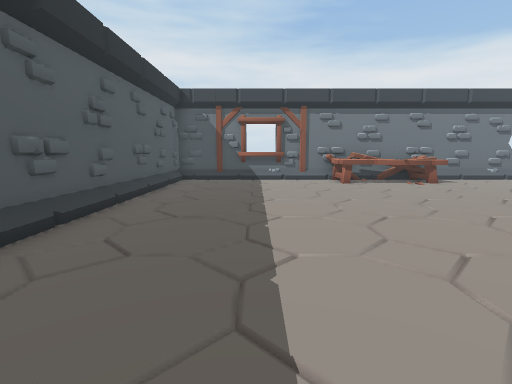
view 1 (above)

18 first-person views from a walk through a 3-D level made in the Unity game engine. The camera is 1.2 m above the floor, tilts 8° down and sees 85° across. The floor is counted in squares, 1 m on a side. Each view is taken from the middle of a square. On the plan, view 1 faces up. The plan holds only what a view shows up to about 13 squares ahead; the rest is blank. The place goes on beyond the plan.

view 2
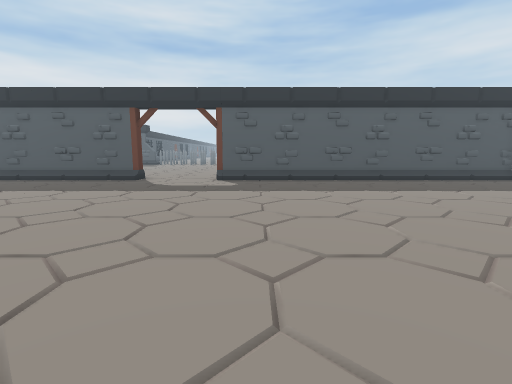

view 3
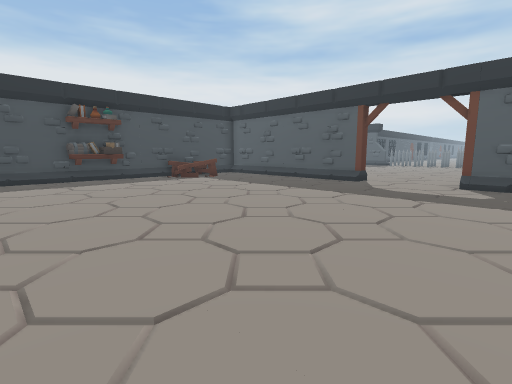

view 4
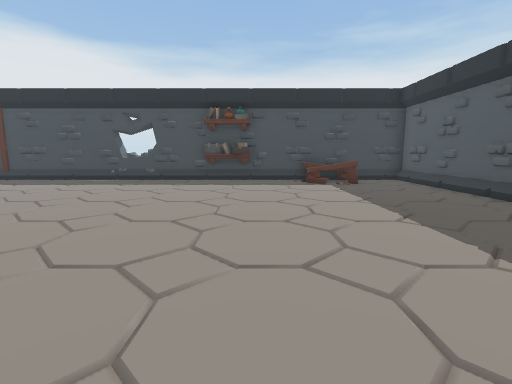

view 5
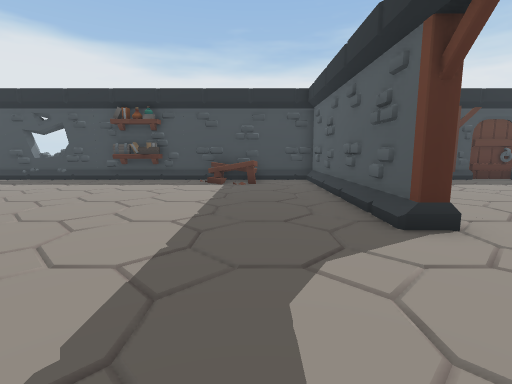

view 6
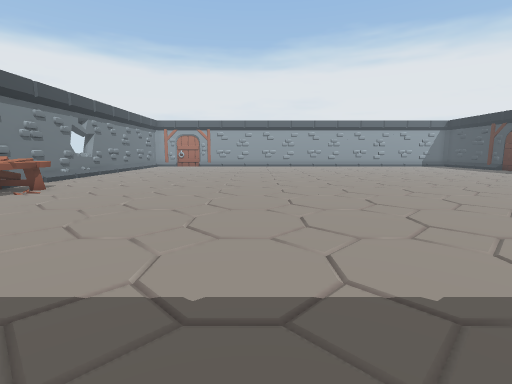

view 7
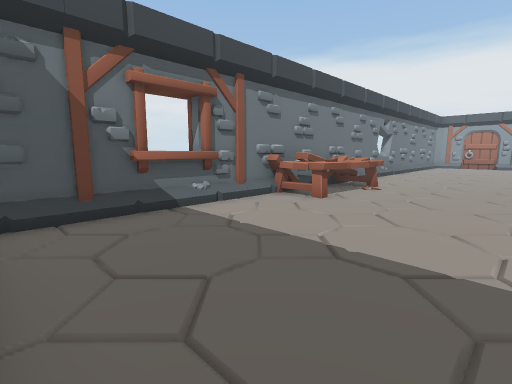

view 8
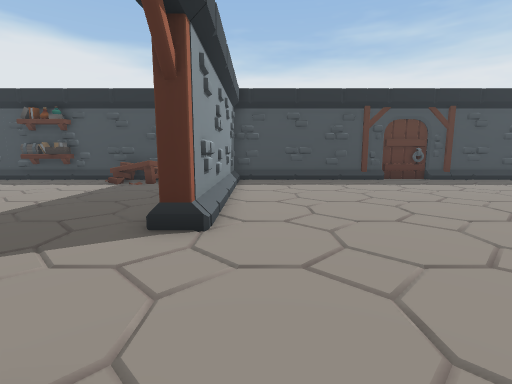

view 9
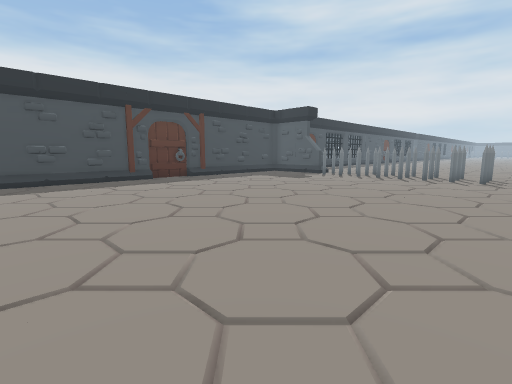

view 10
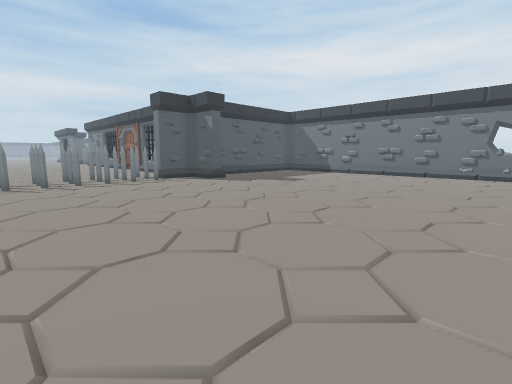

view 11
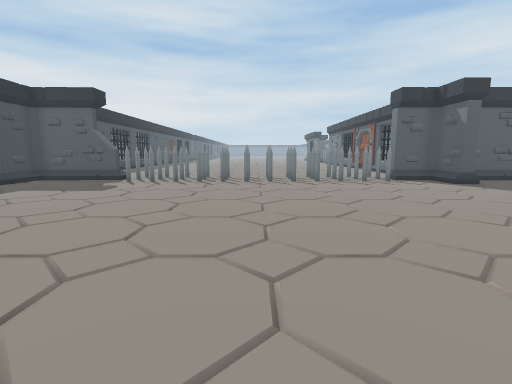

view 12
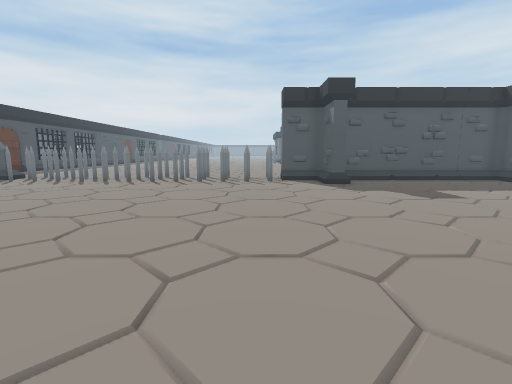

view 13
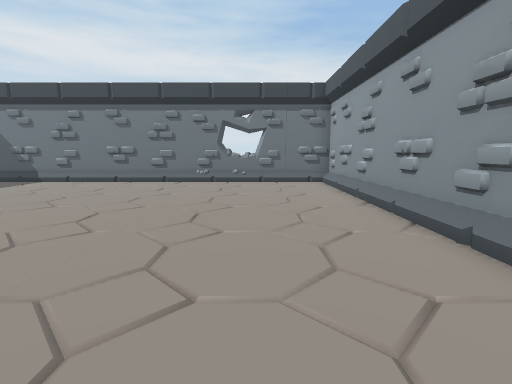

view 14
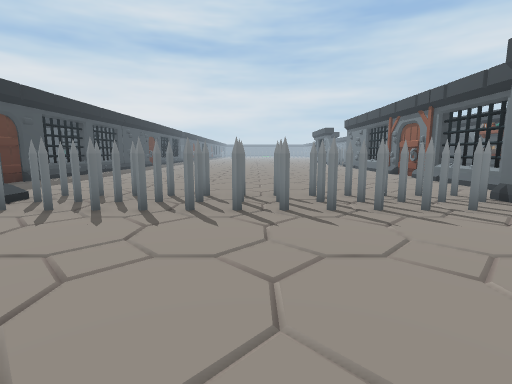

view 15
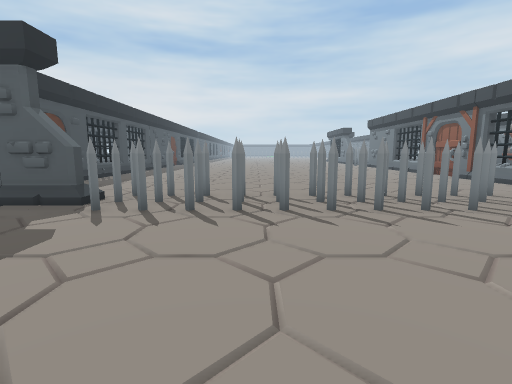

view 16
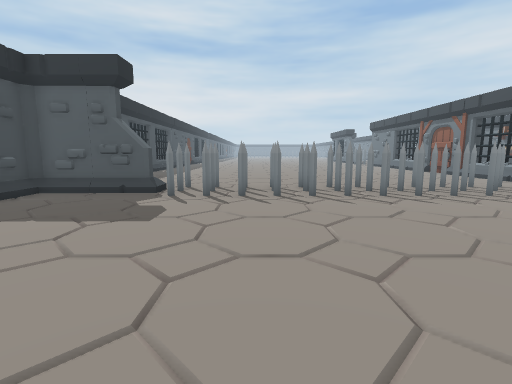

view 17
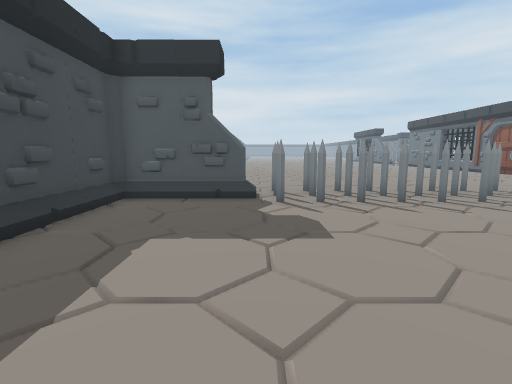

view 18
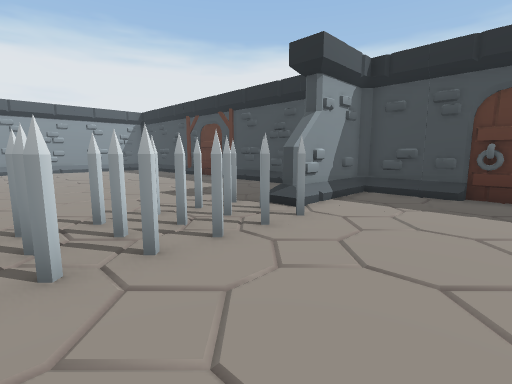

### Floor plan
Points are (right, up) in squares from view 1. A wall is a line through its corners. A room is listed if a view was taken in it or the views show most of it. See-through windows are left out.
Room 1 (views 1, 2, 3, 4, 5, 6, 7)
walls: (-4, -4.2) (-3.5, -4.2) (-3.5, -12.5); (1.2, 12.5) (-2.8, 12.5); (6.1, -12.7) (11.5, -12.7); (9, -13) (9.3, -12.6); (-3.5, 12.5) (-3.5, -0.7); (11.5, 12.8) (-4, 12.8); (-4, -12.7) (2.2, -12.7)
ways out: opening at (-4.2, -2.5) to room 2
objects: table (-1, -12) to (0, -11); shelf (4, -13) to (5, -12); table (4, 11) to (7, 12)
Room 2 (views 8, 9, 10, 11, 12, 13, 14, 15, 16, 17, 18)
walls: (-17.8, 5.5) (-17.8, 4.9) (-19.3, 4.9) (-19.5, 4.7) (-19.5, 3.4); (-19.5, -9.4) (-19.5, -12.7) (-4, -12.7); (-22.2, 5.1) (-24.5, 5.1); (-4, 4.1) (-4, 12.5); (-23.4, 5.3) (-23.9, 5); (-23.1, -12.5) (-22.8, -13); (-19.2, 12.8) (-19.5, 12.5); (-4, -12.2) (-4, -4.2); (-8, 13.1) (-8.3, 12.6); (-24.5, -12.7) (-20, -12.7) (-20, -9.5); (-4, 12.8) (-19.5, 12.8) (-19.5, 5.9)
low walls: (-4.3, 3.9) (-4.3, 4.5); (-4.3, 4.6) (-4.3, 5.4); (-7.9, 12.9) (-9.4, 12.5)
ways out: opening at (-4.2, -2.5) to room 1
objects: spikes (-21, -8) to (-19, -6); spikes (-21, -5) to (-19, -3); spikes (-21, -2) to (-19, 0); spikes (-21, 1) to (-19, 3)

Positions as (right, up) in squares from view 1, and headings:
1: (0, 0), facing up
2: (9, 1), facing left
3: (8, 1), facing down-left
4: (3, 0), facing down
5: (-1, 0), facing down
6: (-2, 4), facing right
7: (-3, 7), facing up-right
8: (-5, 0), facing down
9: (-5, 0), facing down-left
10: (-7, -3), facing up-left
11: (-7, -3), facing left
12: (-7, 2), facing left
13: (-7, 1), facing up
14: (-13, -3), facing left
15: (-13, -5), facing left
16: (-11, -6), facing left
17: (-12, -9), facing left
18: (-24, -4), facing down-right
